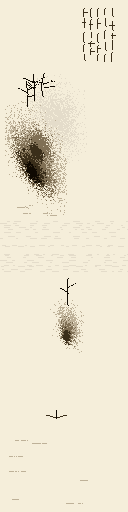

Here is the Python script that generated this plot:
#!/usr/bin/env python3
"""
Session 01 — Ink Wash Painting
Study: Sesshu Toyo, Haboku-sansui (1495)
Attempt 4: Edge turbulence. Off-center composition. Trees rooted in mass.
           The form must be rough where it meets empty space.
"""
from PIL import Image
import math, random, os

W, H = 128, 512
OUT = os.path.dirname(os.path.abspath(__file__))
RNG = random.Random(11)

PAPER = (245, 238, 218)
MIST  = (228, 220, 202)
LIGHT = (190, 177, 152)
MID   = (128, 112,  85)
DARK  = ( 58,  46,  26)
BLACK = ( 16,  10,   2)

TONES = [BLACK, DARK, MID, LIGHT, MIST, PAPER]


def new_canvas():
    img = Image.new("RGB", (W, H), PAPER)
    return img, img.load()


def perturbed_density(cx, cy, rx, ry, angle, x, y, rng, turbulence=0.0):
    """
    Ellipse density with radial turbulence — the edge is rough, not smooth.
    turbulence > 0 warps the ellipse boundary with noise.
    """
    cos_a = math.cos(angle)
    sin_a = math.sin(angle)
    dx, dy = x - cx, y - cy
    lx =  dx * cos_a + dy * sin_a
    ly = -dx * sin_a + dy * cos_a
    base_d = math.hypot(lx / rx, ly / ry)
    if turbulence > 0:
        # Radial noise using angle as lookup
        theta = math.atan2(ly, lx)
        noise = math.sin(theta * 3.7) * 0.15 + math.sin(theta * 7.1) * 0.09
        base_d += turbulence * noise
    return base_d


def paint_mass(px, regions, tone, rng, wetness=0.65, noise=0.15, turbulence=0.3):
    xs = [r[0] - r[2] - 5 for r in regions] + [r[0] + r[2] + 5 for r in regions]
    ys = [r[1] - r[3] - 5 for r in regions] + [r[1] + r[3] + 5 for r in regions]
    x0, x1 = max(0, min(xs)), min(W, max(xs))
    y0, y1 = max(0, min(ys)), min(H, max(ys))

    for y in range(y0, y1):
        for x in range(x0, x1):
            best = min(
                perturbed_density(r[0], r[1], r[2], r[3], r[4], x, y, rng, turbulence) / r[5]
                for r in regions
            )
            perturb = rng.gauss(0, noise)
            effective = best + perturb
            if effective < 0.55:
                px[x, y] = tone
            elif effective < 1.0:
                # Edge zone: probabilistic, falls off sharply
                prob = wetness * (1.0 - effective) * 2.2
                if rng.random() < prob:
                    px[x, y] = tone


def ink_line(px, pts, tone, width, rng, dry=False, dry_prob=0.22):
    for i in range(len(pts) - 1):
        x1, y1 = pts[i]
        x2, y2 = pts[i + 1]
        steps = max(abs(x2 - x1), abs(y2 - y1), 1)
        for j in range(steps + 1):
            if dry and rng.random() < dry_prob:
                continue
            t = j / steps
            x = int(x1 + (x2 - x1) * t)
            y = int(y1 + (y2 - y1) * t)
            for w in range(width):
                if 0 <= x + w < W and 0 <= y < H:
                    px[x + w, y] = tone


def haze(px, y0, y1, tone, rng, density, x0=0, x1=W):
    for y in range(y0, y1):
        if rng.random() > density * 2.0:
            continue
        x = x0 + rng.randint(0, 8)
        while x < x1:
            run = rng.randint(2, 7)
            gap = rng.randint(4, 16)
            for rx in range(run):
                if x + rx < x1:
                    px[x + rx, y] = tone
            x += run + gap


def compose(px, rng):

    # ── INSCRIPTION — right column, vertical ──────────────────────────────
    col_xs = [112, 105, 98, 91, 84]
    for cx in col_xs:
        y = 8
        while y < 55:
            ch = rng.randint(5, 10)
            ink_line(px, [(cx, y), (cx + rng.randint(-1, 1), y + ch)], DARK, 1, rng)
            if rng.random() < 0.45:
                ink_line(px, [(cx - rng.randint(1,3), y + ch//2),
                              (cx + rng.randint(1,3), y + ch//2)], DARK, 1, rng)
            # Occasional accent dot
            if rng.random() < 0.2 and y + ch + 2 < 55:
                px[cx, y + ch + 1] = BLACK
            y += ch + rng.randint(2, 5)

    # ── DISTANT MOUNTAIN — far right behind, very faint ───────────────────
    paint_mass(px,
        [(56, 118, 26, 40, math.radians(-18), 1.0)],
        MIST, rng, wetness=0.3, noise=0.30, turbulence=0.4)

    # ── MAIN CLIFF — left-of-center, asymmetric ───────────────────────────
    # Shifted left: cliff centered around x=36 (not 64)
    axis = math.radians(-28)
    cx_cliff = 36

    # Light envelope — tallest and widest
    paint_mass(px,
        [(cx_cliff, 155, 26, 56, axis, 1.0)],
        LIGHT, rng, wetness=0.52, noise=0.20, turbulence=0.35)

    # Mid layer — offset slightly downward relative to light
    paint_mass(px, [
        (cx_cliff - 2, 162, 18, 40, axis, 1.0),
        (cx_cliff + 4, 145, 12, 22, axis, 1.0),  # secondary lobe
    ], MID, rng, wetness=0.65, noise=0.15, turbulence=0.28)

    # Dark — pooling in lower-left heart of cliff
    paint_mass(px, [
        (cx_cliff - 4, 168, 11, 26, axis, 1.0),
        (cx_cliff,     152, 7,  14, axis, 1.0),
    ], DARK, rng, wetness=0.78, noise=0.10, turbulence=0.18)

    # Black core — single dense moment
    paint_mass(px,
        [(cx_cliff - 4, 172, 6, 14, axis, 1.0)],
        BLACK, rng, wetness=0.88, noise=0.08, turbulence=0.12)

    # ── TREES — growing FROM cliff top ───────────────────────────────────
    # Cliff top is approximately y=99 at cx_cliff. Trees root there.
    tree_positions = [
        (cx_cliff - 2, 100),
        (cx_cliff + 7, 96),
        (cx_cliff - 9, 106),
    ]
    for tx, ty in tree_positions:
        h = rng.randint(18, 28)
        # Trunk emerges from mass
        ctrl = [(tx, ty), (tx + rng.randint(-2, 1), ty - h//2),
                (tx + rng.randint(-1, 2), ty - h)]
        ink_line(px, ctrl, BLACK, 1, rng)
        # Branches
        for _ in range(rng.randint(2, 4)):
            by = ty - rng.randint(h//3, h - 4)
            sign = rng.choice((-1, 1))
            blen = rng.randint(6, 12)
            ink_line(px, [(tx, by), (tx + sign * blen, by - rng.randint(2, 6))],
                     BLACK, 1, rng, dry=True)

    # ── CLIFF BASE / WATER EDGE ───────────────────────────────────────────
    for _ in range(5):
        wy = rng.randint(205, 215)
        wx = rng.randint(14, 48)
        ink_line(px, [(wx, wy), (wx + rng.randint(6, 14), wy + rng.randint(-1, 1))],
                 LIGHT, 1, rng, dry=True)

    # ── MIST TRANSITION ───────────────────────────────────────────────────
    haze(px, 220, 272, MIST, rng, density=0.20)

    # ── NEAR SHORE — smaller, right of center ─────────────────────────────
    sa = math.radians(-12)
    paint_mass(px, [(68, 325, 14, 24, sa, 1.0)], LIGHT, rng, wetness=0.48, noise=0.22, turbulence=0.38)
    paint_mass(px, [(67, 331, 9, 15, sa, 1.0)],  MID,   rng, wetness=0.62, noise=0.15, turbulence=0.28)
    paint_mass(px, [(66, 336, 5, 9,  sa, 1.0)],  DARK,  rng, wetness=0.75, noise=0.10, turbulence=0.18)

    # Shore tree
    ink_line(px, [(68, 305), (67, 290), (68, 278)], BLACK, 1, rng)
    ink_line(px, [(68, 293), (60, 288)], BLACK, 1, rng, dry=True)
    ink_line(px, [(68, 287), (76, 283)], BLACK, 1, rng, dry=True)

    # ── BOAT ─────────────────────────────────────────────────────────────
    ink_line(px, [(46, 415), (56, 418), (66, 415)], DARK, 1, rng)
    ink_line(px, [(56, 410), (56, 418)], BLACK, 1, rng)

    # ── WATER MARKS ──────────────────────────────────────────────────────
    for _ in range(7):
        wy = rng.randint(434, 504)
        wx = rng.randint(4, 80)
        ink_line(px, [(wx, wy), (wx + rng.randint(6, 18), wy)],
                 LIGHT, 1, rng, dry=True)


def main():
    img, px = new_canvas()
    compose(px, RNG)
    out_path = os.path.join(OUT, "attempt_04.png")
    img.save(out_path)
    print(f"Saved: {out_path}")


if __name__ == "__main__":
    main()
